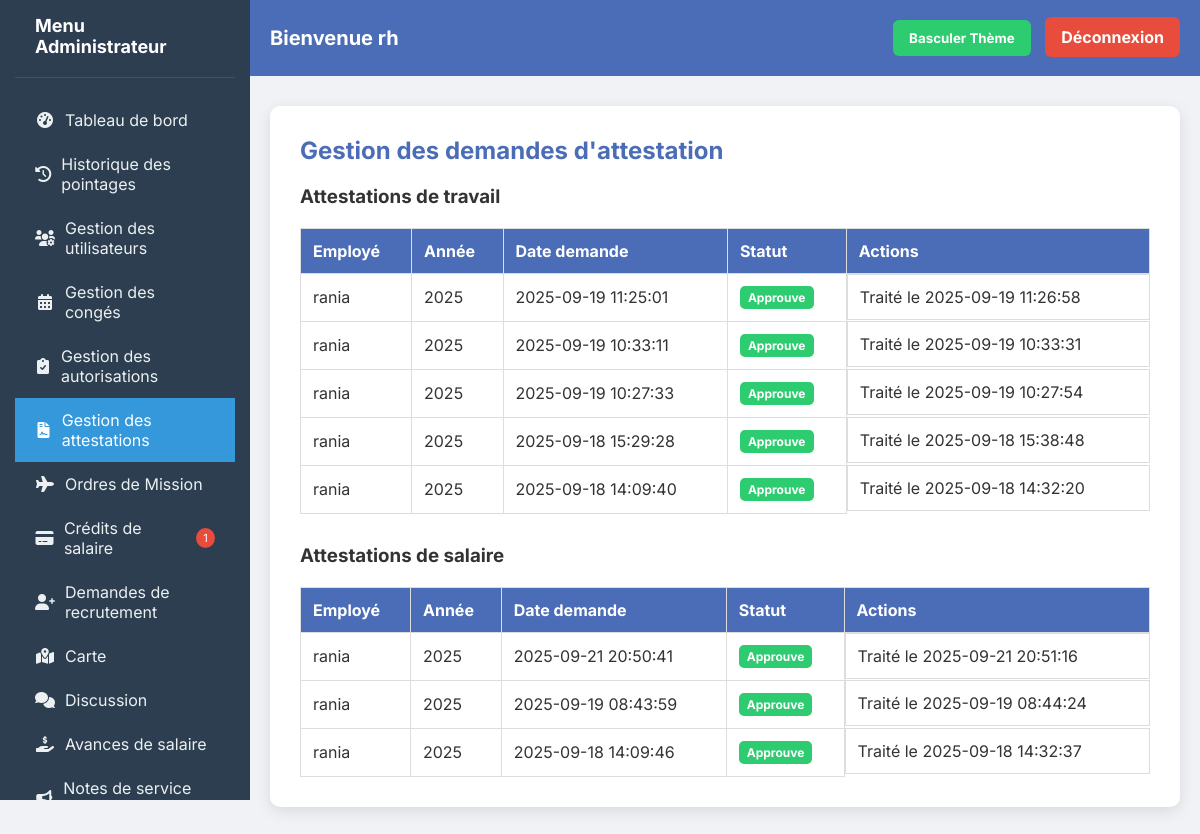
Screenshot of /admin_dashboard.php?page=attestations (signed in) with the database file from the repository.
### tables this page shows
CREATE TABLE `attestations_travail` (
  `id` int(11) NOT NULL,
  `user_id` int(11) NOT NULL,
  `date_demande` datetime DEFAULT current_timestamp(),
  `statut` enum('en_attente','approuve','refuse') DEFAULT 'en_attente',
  `annee` int(11) NOT NULL,
  `fichier` varchar(255) DEFAULT NULL,
  `date_traitement` datetime DEFAULT NULL
);

CREATE TABLE `users` (
  `id` int(11) NOT NULL,
  `name` varchar(100) NOT NULL,
  `email` varchar(150) NOT NULL,
  `matricule` varchar(50) DEFAULT NULL,
  `password` varchar(255) NOT NULL,
  `role` enum('admin','employee','responsable','pdg') NOT NULL DEFAULT 'employee',
  `matiere` varchar(100) NOT NULL,
  `created_at` timestamp NOT NULL DEFAULT current_timestamp(),
  `date_embauche` date DEFAULT NULL,
  `is_active` tinyint(1) DEFAULT 1
);

CREATE TABLE `attestations_salaire` (
  `id` int(11) NOT NULL,
  `user_id` int(11) NOT NULL,
  `date_demande` datetime DEFAULT current_timestamp(),
  `statut` enum('en_attente','approuve','refuse') DEFAULT 'en_attente',
  `annee` int(11) NOT NULL,
  `fichier` varchar(255) DEFAULT NULL,
  `date_traitement` datetime DEFAULT NULL
);

### admin_dashboard.php (the view, shortened to what this page needs)
<?php
$name = $_SESSION['name'];
$pdo = new PDO("mysql:host=localhost;dbname=pointage", "root", "");
$pdo->setAttribute(PDO::ATTR_ERRMODE, PDO::ERRMODE_EXCEPTION);
$currentPage = $_GET['page'] ?? 'dashboard';
$attestations_travail = $pdo->query("
    SELECT at.*, u.name as employe_nom
    FROM attestations_travail at
    JOIN users u ON at.user_id = u.id
    ORDER BY at.date_demande DESC
")->fetchAll();
$attestations_salaire = $pdo->query("
    SELECT asa.*, u.name as employe_nom
    FROM attestations_salaire asa
    JOIN users u ON asa.user_id = u.id
    ORDER BY asa.date_demande DESC
")->fetchAll();
?>
<!DOCTYPE html>
<html lang="fr">
<head>
  <link rel="stylesheet" href="https://cdnjs.cloudflare.com/ajax/libs/font-awesome/6.0.0-beta3/css/all.min.css">
  <link rel="stylesheet" href="https://unpkg.com/leaflet@1.9.4/dist/leaflet.css"
/>
</head>
<body>
<div class="sidebar">
  <div class="sidebar-header">
    <h2>Menu Administrateur</h2>
  </div>
  <ul class="sidebar-menu">
    <li>
      <a href="?page=dashboard" class="<?= $currentPage === 'dashboard' ? 'active' : '' ?>">
        <i class="fas fa-tachometer-alt"></i> Tableau de bord
      </a>
    </li>
    <li>
      <a href="?page=pointage" class="<?= $currentPage === 'pointage' ? 'active' : '' ?>">
        <i class="fas fa-history"></i> Historique des pointages
      </a>
    </li>
    <li>
      <a href="?page=utilisateurs" class="<?= $currentPage === 'utilisateurs' ? 'active' : '' ?>">
        <i class="fas fa-users-cog"></i> Gestion des utilisateurs
      </a>
    </li>
    <li>
      <a href="?page=conges" class="<?= $currentPage === 'conges' ? 'active' : '' ?>">
        <i class="fas fa-calendar-alt"></i> Gestion des congés
      </a>
    </li>
    <li>
      <a href="?page=autorisations" class="<?= $currentPage === 'autorisations' ? 'active' : '' ?>">
        <i class="fas fa-clipboard-check"></i> Gestion des autorisations
      </a>
    </li>
    <li>
    <a href="?page=attestations" class="<?= $currentPage === 'attestations' ? 'active' : '' ?>">
        <i class="fas fa-file-contract"></i> Gestion des attestations
    </a>
</li>
<li>
    <a href="?page=ordres_mission" class="<?= $currentPage === 'ordres_mission' ? 'active' : '' ?>">
        <i class="fas fa-plane"></i> Ordres de Mission
    </a>
</li>
<li>
    <a href="?page=credits_salaire" class="<?= $currentPage === 'credits_salaire' ? 'active' : '' ?>">
        <i class="fas fa-credit-card"></i> Crédits de salaire
        <?php
        $creditsEnAttente = $pdo->query("SELECT COUNT(*) as count FROM credits_salaire WHERE statut = 'en_attente'")->fetch()['count'];
        if ($creditsEnAttente > 0): ?>
            <span style="background: #e74c3c; color: white; border-radius: 50%; width: 20px; height: 20px; display: inline-flex; align-items: center; justify-content: center; font-size: 0.7rem; margin-left: 8px;">
                <?= $creditsEnAttente ?>
            </span>
        <?php endif; ?>
    </a>
</li>
<li>
    <a href="?page=recrutement" class="<?= $currentPage === 'recrutement' ? 'active' : '' ?>">
        <i class="fas fa-user-plus"></i> Demandes de recrutement
    </a>
</li>
    <li>
      <a href="?page=map" class="<?= $currentPage === 'map' ? 'active' : '' ?>">
        <i class="fas fa-map-marked-alt"></i> Carte
      </a>
    </li>
<li>
    <a href="?page=discussion" class="<?= $currentPage === 'discussion' ? 'active' : '' ?>">
        <i class="fas fa-comments"></i> Discussion
    </a>
</li>
<li>
    <a href="?page=avances_salaire" class="<?= $currentPage === 'avances_salaire' ? 'active' : '' ?>">
        <i class="fas fa-hand-holding-usd"></i> Avances de salaire
    </a>
</li>
<li>
    <a href="?page=notes_service" class="<?= $currentPage === 'notes_service' ? 'active' : '' ?>">
        <i class="fas fa-bullhorn"></i> Notes de service PDG
    </a>
</li>
  </ul>
</div>
<div class="main-content">
  <div class="header">
    <h1>Bienvenue <?= htmlspecialchars($name) ?></h1>
    <div>
      <button class="toggle-mode" onclick="toggleMode()">Basculer Thème</button>
      <a class="logout" href="logout.php">Déconnexion</a>
    </div>
  </div>
  <div class="dashboard">
<div id="attestations-section" class="<?= $currentPage !== 'attestations' ? 'hidden' : '' ?>">
    <h2>Gestion des demandes d'attestation</h2>
    <h3>Attestations de travail</h3>
    <table>
        <tr>
            <th>Employé</th>
            <th>Année</th>
            <th>Date demande</th>
            <th>Statut</th>
            <th>Actions</th>
        </tr>
        <?php foreach ($attestations_travail as $attestation): ?>
            <tr>
                <td><?= htmlspecialchars($attestation['employe_nom']) ?></td>
                <td><?= htmlspecialchars($attestation['annee']) ?></td>
                <td><?= htmlspecialchars($attestation['date_demande']) ?></td>
                <td>
                    <span class="status-indicator
                        <?= $attestation['statut'] == 'approuve' ? 'status-present' :
                          ($attestation['statut'] == 'refuse' ? 'status-absent' : 'status-waiting') ?>">
                        <?= htmlspecialchars($attestation['statut']) ?>
                    </span>
                </td>
                <td class="action-buttons">
                    <?php if ($attestation['statut'] == 'en_attente'): ?>
                        <form method="post" onsubmit="return confirmTraiterAttestation(this, 'approuve', 'travail')">
                            <input type="hidden" name="action" value="traiter_attestation">
                            <input type="hidden" name="type_attestation" value="travail">
                            <input type="hidden" name="attestation_id" value="<?= $attestation['id'] ?>">
                            <input type="hidden" name="statut" value="approuve">
                            <button type="submit" class="btn btn-primary" style="padding: 5px 10px;">
                                <i class="fas fa-check"></i> Approuver
                            </button>
                        </form>
                        <form method="post" onsubmit="return confirmTraiterAttestation(this, 'refuse', 'travail')">
                            <input type="hidden" name="action" value="traiter_attestation">
                            <input type="hidden" name="type_attestation" value="travail">
                            <input type="hidden" name="attestation_id" value="<?= $attestation['id'] ?>">
                            <input type="hidden" name="statut" value="refuse">
                            <button type="submit" class="btn btn-danger" style="padding: 5px 10px;">
                                <i class="fas fa-times"></i> Refuser
                            </button>
                        </form>
                    <?php else: ?>
                        Traité le <?= htmlspecialchars($attestation['date_traitement'] ?? 'N/A') ?>
                    <?php endif; ?>
                </td>
            </tr>
        <?php endforeach; ?>
    </table>
    <h3 style="margin-top: 30px;">Attestations de salaire</h3>
    <table>
        <tr>
            <th>Employé</th>
            <th>Année</th>
            <th>Date demande</th>
            <th>Statut</th>
            <th>Actions</th>
        </tr>
        <?php foreach ($attestations_salaire as $attestation): ?>
            <tr>
                <td><?= htmlspecialchars($attestation['employe_nom']) ?></td>
                <td><?= htmlspecialchars($attestation['annee']) ?></td>
                <td><?= htmlspecialchars($attestation['date_demande']) ?></td>
                <td>
                    <span class="status-indicator
                        <?= $attestation['statut'] == 'approuve' ? 'status-present' :
                          ($attestation['statut'] == 'refuse' ? 'status-absent' : 'status-waiting') ?>">
                        <?= htmlspecialchars($attestation['statut']) ?>
                    </span>
                </td>
                <td class="action-buttons">
                    <?php if ($attestation['statut'] == 'en_attente'): ?>
                        <form method="post" onsubmit="return confirmTraiterAttestation(this, 'approuve', 'salaire')">
                            <input type="hidden" name="action" value="traiter_attestation">
                            <input type="hidden" name="type_attestation" value="salaire">
                            <input type="hidden" name="attestation_id" value="<?= $attestation['id'] ?>">
                            <input type="hidden" name="statut" value="approuve">
                            <button type="submit" class="btn btn-primary" style="padding: 5px 10px;">
                                <i class="fas fa-check"></i> Approuver
                            </button>
                        </form>
                        <form method="post" onsubmit="return confirmTraiterAttestation(this, 'refuse', 'salaire')">
                            <input type="hidden" name="action" value="traiter_attestation">
                            <input type="hidden" name="type_attestation" value="salaire">
                            <input type="hidden" name="attestation_id" value="<?= $attestation['id'] ?>">
                            <input type="hidden" name="statut" value="refuse">
                            <button type="submit" class="btn btn-danger" style="padding: 5px 10px;">
                                <i class="fas fa-times"></i> Refuser
                            </button>
                        </form>
                    <?php else: ?>
                        Traité le <?= htmlspecialchars($attestation['date_traitement'] ?? 'N/A') ?>
                    <?php endif; ?>
                </td>
            </tr>
        <?php endforeach; ?>
    </table>
</div>
  </div>
</div>
</body>
</html>

### admin_dashboard.php (style rules this page uses)
* { box-sizing: border-box; font-family: 'Inter', sans-serif; transition: all 0.3s ease; }
body { margin: 0; background: var(--bg-color); color: var(--text-color); display: flex; min-height: 100vh; }
:root { --bg-color: #f0f2f5; --text-color: #333; --header-bg: #4b6cb7; --header-text: white; --table-header: #4b6cb7; --table-header-text: white; --card-bg: white; --button-bg: #4b6cb7; --button-text: white; --sidebar-bg: #2c3e50; --sidebar-text: #ecf0f1; --sidebar-active: #3498db; --danger: #e74c3c; --warning: #f39c12; --success: #2ecc71; }
.sidebar { width: 250px; background: var(--sidebar-bg); color: var(--sidebar-text); padding: 20px 0; height: 100vh; position: sticky; top: 0; }
.sidebar-header { padding: 0 20px 20px; border-bottom: 1px solid rgba(255,255,255,0.1); margin-bottom: 20px; }
.sidebar-header h2 { margin: 0; font-size: 18px; color: white; }
.sidebar-menu { list-style: none; padding: 0; margin: 0; }
.sidebar-menu li a { display: flex; align-items: center; padding: 12px 20px; color: var(--sidebar-text); text-decoration: none; transition: all 0.2s; }
.sidebar-menu li a.active { background: var(--sidebar-active); color: white; }
.sidebar-menu li a i { margin-right: 10px; width: 20px; text-align: center; }
.main-content { flex: 1; display: flex; flex-direction: column; }
.header { background: var(--header-bg); color: var(--header-text); padding: 20px; display: flex; justify-content: space-between; align-items: center; }
.header h1 { margin: 0; font-size: 20px; }
.logout, .toggle-mode { background: var(--danger); padding: 10px 16px; border-radius: 6px; color: white; text-decoration: none; font-weight: bold; margin-left: 10px; cursor: pointer; border: none; }
.toggle-mode { background: var(--success); }
.dashboard { flex: 1; max-width: 1100px; margin: 30px auto; background: var(--card-bg); padding: 30px; border-radius: 10px; box-shadow: 0 4px 15px rgba(0,0,0,0.1); width: calc(100% - 40px); }
h2 { margin-top: 0; color: var(--button-bg); }
table { width: 100%; border-collapse: collapse; margin-top: 20px; }
th { background: var(--table-header); color: var(--table-header-text); }
.status-indicator { display: inline-block; padding: 4px 8px; border-radius: 4px; font-size: 0.8rem; font-weight: 500; }
.status-present { background: var(--success); color: white; }
.action-buttons { display: flex; gap: 5px; }
.status-indicator { padding: 4px 8px; border-radius: 5px; font-size: 12px; font-weight: bold; text-transform: capitalize; }
.status-present { background: #2ecc71; color: #fff; }
.sidebar { width: 250px; height: 100vh; overflow-y: auto; overflow-x: hidden; background-color: #2c3e50; padding: 15px; }

### rows the page displays
attestations_travail: user.name "rania", annee "2025", date_demande "2025-09-19 11:25:01", statut "Approuve", date_traitement "2025-09-19 11:26:58"
attestations_travail: user.name "rania", annee "2025", date_demande "2025-09-19 10:33:11", statut "Approuve", date_traitement "2025-09-19 10:33:31"
attestations_travail: user.name "rania", annee "2025", date_demande "2025-09-19 10:27:33", statut "Approuve", date_traitement "2025-09-19 10:27:54"
attestations_travail: user.name "rania", annee "2025", date_demande "2025-09-18 15:29:28", statut "Approuve", date_traitement "2025-09-18 15:38:48"
attestations_travail: user.name "rania", annee "2025", date_demande "2025-09-18 14:09:40", statut "Approuve", date_traitement "2025-09-18 14:32:20"
attestations_salaire: user.name "rania", annee "2025", date_demande "2025-09-21 20:50:41", statut "Approuve", date_traitement "2025-09-21 20:51:16"
attestations_salaire: user.name "rania", annee "2025", date_demande "2025-09-19 08:43:59", statut "Approuve", date_traitement "2025-09-19 08:44:24"
attestations_salaire: user.name "rania", annee "2025", date_demande "2025-09-18 14:09:46", statut "Approuve", date_traitement "2025-09-18 14:32:37"

### other values shown
$creditsEnAttente "1"
$name "rh"
